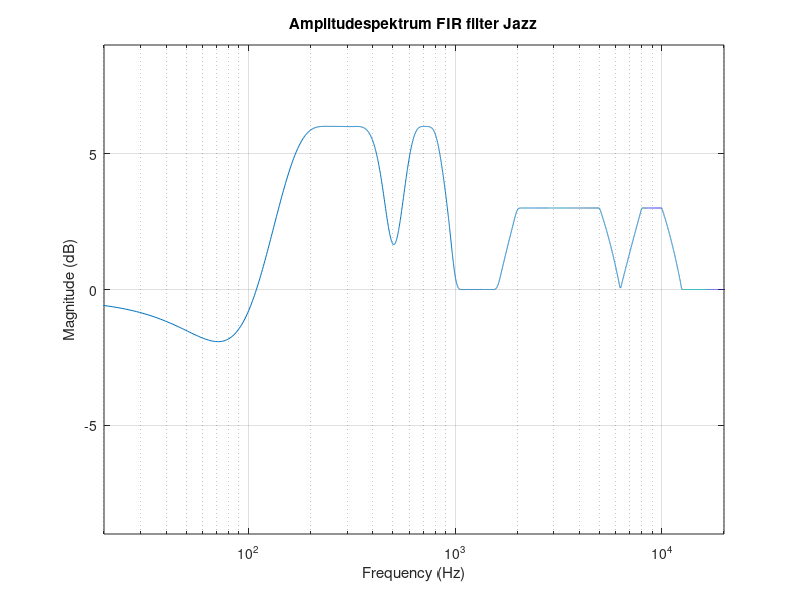
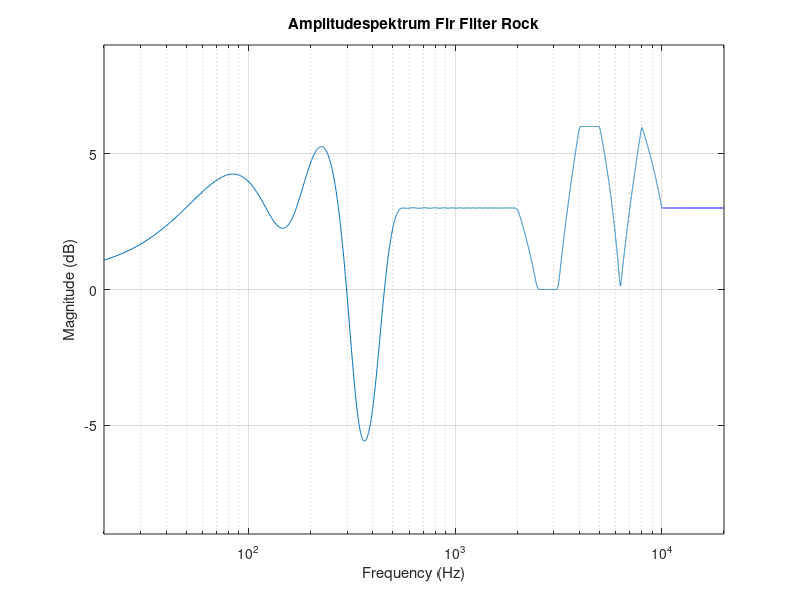

Write the MATLAB code that produced these figures, in order.
%% AUTE FIR filter for EQ of project
clear all
close all
clc;

Fs=44100;
taps = 1024;

% EQ Frequency axix
f = [0 20 25 31 40 50 60 80 100 125 160 200 250 315 400 500 630 800 1000 1250 1600 2000 2500 3150 4000 5000 6300 8000 10000 12500 16000 20000 Fs];
f_matlab = [0 20 25 31 40 50 60 80 100 125 160 200 250 315 400 500 630 800 1000 1250 1600 2000 2500 3150 4000 5000 6300 8000 10000 12500 16000 20000 Fs/2];
%normaliseret frekvens

%normaliseret frekvens
fn = f/Fs;
fn_matlab = f_matlab/(Fs/2);
db6=6;
db3=3;
cut3 = 10^(-db3/20);
boost3 = 10^(db3/20);
cut6 = 10^(-db6/20);
boost6 = 10^(db6/20);

%% Jazz
EQ = ones(1,length(fn));
EQ(6:9)=cut3; %50-100 
EQ(11:15)=boost6; %160-400
EQ(17:18)=boost6; %630-800
EQ(22:26)=boost3; % 2000-5000
EQ(28:29)=boost3; % 8000-10000

b = fir2(taps, fn,EQ);
h = b;

b_matlab = fir2(taps, fn_matlab, EQ);

[H, f_vector] = freqz(b_matlab,1,20000, Fs);

figure
Hdb = 20*log10(abs(H));
semilogx(f_vector, Hdb);
grid on
axis([20 20000 -9 9])
title('Amplitudespektrum FIR filter Jazz');
xlabel('Frequency (Hz)');
ylabel('Magnitude (dB)');

% figure
% freqz(b_matlab, 1, 20000, Fs);
% title('Amplitudespektrum FIR filter Jazz');
for c = 1:length(h)
    Jazz_tekstfil(c) = h(c)+",";
end

Jazz_tekstfil = Jazz_tekstfil';

%% Rock
EQ = ones(1,length(fn));
EQ(7:9)=boost6; %60-100 
EQ(12:13)=boost6; %200-250 
EQ(14:15)=cut6; %315-400 
EQ(16:22)=boost3; %500-2000
EQ(25:26)=boost6; %4000-5000
EQ(28:29)=boost6; % 8000-10000
EQ(29:end)=boost3; % 10000-end

b = fir2(taps, fn,EQ);
h = b;

b_matlab = fir2(taps, fn_matlab, EQ);

[H, f_vector] = freqz(b_matlab,1,20000, Fs);

figure
Hdb = 20*log10(abs(H));
semilogx(f_vector, Hdb);
grid on
axis([20 20000 -9 9])
title('Amplitudespektrum Fir Filter Rock');
xlabel('Frequency (Hz)');
ylabel('Magnitude (dB)');

% figure
% freqz(b_matlab, 1, 20000, Fs);
% title('Amplitudespektrum Fir filter Rock');
for c = 1:length(h)
    Rock_tekstfil(c) = h(c)+",";
end

Rock_tekstfil = Rock_tekstfil';



